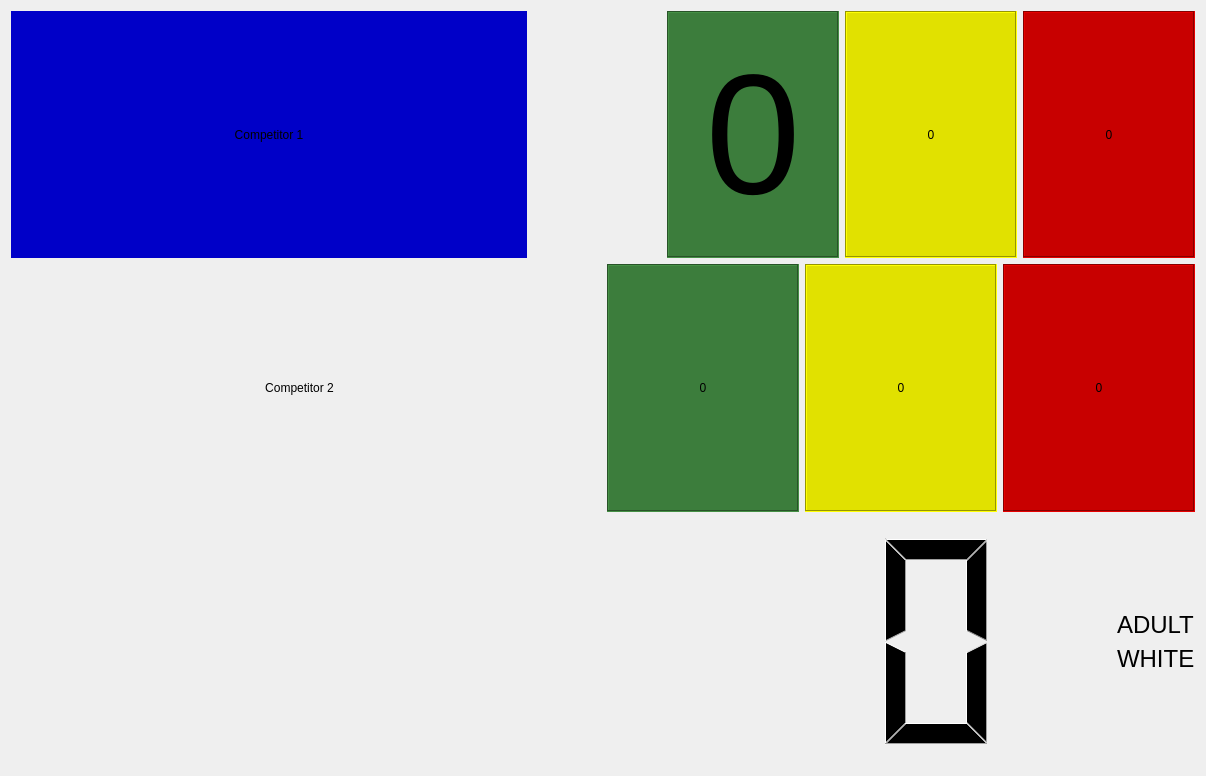
<?xml version="1.0" encoding="UTF-8"?>
<ui version="4.0">
 <class>Scoreboard</class>
 <widget class="QWidget" name="Scoreboard">
  <property name="geometry">
   <rect>
    <x>0</x>
    <y>0</y>
    <width>1206</width>
    <height>776</height>
   </rect>
  </property>
  <property name="minimumSize">
   <size>
    <width>1035</width>
    <height>773</height>
   </size>
  </property>
  <property name="windowTitle">
   <string>Openroll</string>
  </property>
  <property name="windowIcon">
   <iconset resource="resources.qrc">
    <normaloff>:/icons/icon</normaloff>:/icons/icon</iconset>
  </property>
  <layout class="QVBoxLayout" name="main_vlayout">
   <item>
    <layout class="QHBoxLayout" name="comp1_layout">
     <item>
      <widget class="QLabel" name="comp1_name">
       <property name="sizePolicy">
        <sizepolicy hsizetype="Expanding" vsizetype="Expanding">
         <horstretch>3</horstretch>
         <verstretch>1</verstretch>
        </sizepolicy>
       </property>
       <property name="styleSheet">
        <string notr="true">font: 36pt 'Arial';
background-color: rgb(0, 0, 200);
color: 'white';</string>
       </property>
       <property name="text">
        <string>Competitor 1</string>
       </property>
       <property name="scaledContents">
        <bool>false</bool>
       </property>
       <property name="alignment">
        <set>Qt::AlignCenter</set>
       </property>
      </widget>
     </item>
     <item>
      <layout class="QVBoxLayout" name="c1FlagVLayout">
       <property name="sizeConstraint">
        <enum>QLayout::SetDefaultConstraint</enum>
       </property>
       <item>
        <widget class="QLabel" name="c1FlagLabel">
         <property name="enabled">
          <bool>true</bool>
         </property>
         <property name="sizePolicy">
          <sizepolicy hsizetype="Fixed" vsizetype="Fixed">
           <horstretch>0</horstretch>
           <verstretch>0</verstretch>
          </sizepolicy>
         </property>
         <property name="minimumSize">
          <size>
           <width>128</width>
           <height>72</height>
          </size>
         </property>
         <property name="maximumSize">
          <size>
           <width>128</width>
           <height>72</height>
          </size>
         </property>
         <property name="baseSize">
          <size>
           <width>0</width>
           <height>0</height>
          </size>
         </property>
         <property name="autoFillBackground">
          <bool>false</bool>
         </property>
         <property name="styleSheet">
          <string notr="true"/>
         </property>
         <property name="lineWidth">
          <number>1</number>
         </property>
         <property name="text">
          <string notr="true"/>
         </property>
         <property name="pixmap">
          <pixmap resource="resources.qrc">:/flags/ca</pixmap>
         </property>
         <property name="scaledContents">
          <bool>true</bool>
         </property>
         <property name="alignment">
          <set>Qt::AlignCenter</set>
         </property>
        </widget>
       </item>
      </layout>
     </item>
     <item>
      <widget class="QLabel" name="comp1_points">
       <property name="sizePolicy">
        <sizepolicy hsizetype="Expanding" vsizetype="Expanding">
         <horstretch>1</horstretch>
         <verstretch>1</verstretch>
        </sizepolicy>
       </property>
       <property name="font">
        <font>
         <family>Arial</family>
         <pointsize>128</pointsize>
         <weight>50</weight>
         <italic>false</italic>
         <bold>false</bold>
        </font>
       </property>
       <property name="autoFillBackground">
        <bool>false</bool>
       </property>
       <property name="styleSheet">
        <string notr="true">background-color: rgb(60, 125, 60);
color: 'white';
font: 128pt &quot;Arial&quot;;
</string>
       </property>
       <property name="frameShape">
        <enum>QFrame::Box</enum>
       </property>
       <property name="frameShadow">
        <enum>QFrame::Sunken</enum>
       </property>
       <property name="text">
        <string>0</string>
       </property>
       <property name="textFormat">
        <enum>Qt::AutoText</enum>
       </property>
       <property name="scaledContents">
        <bool>false</bool>
       </property>
       <property name="alignment">
        <set>Qt::AlignCenter</set>
       </property>
      </widget>
     </item>
     <item>
      <widget class="QLabel" name="comp1_advantages">
       <property name="sizePolicy">
        <sizepolicy hsizetype="Expanding" vsizetype="Expanding">
         <horstretch>1</horstretch>
         <verstretch>1</verstretch>
        </sizepolicy>
       </property>
       <property name="styleSheet">
        <string notr="true">font: 128pt 'Arial';
background-color: rgb(225, 225, 0);
color: 'white';</string>
       </property>
       <property name="frameShape">
        <enum>QFrame::Box</enum>
       </property>
       <property name="frameShadow">
        <enum>QFrame::Sunken</enum>
       </property>
       <property name="text">
        <string>0</string>
       </property>
       <property name="textFormat">
        <enum>Qt::AutoText</enum>
       </property>
       <property name="alignment">
        <set>Qt::AlignCenter</set>
       </property>
      </widget>
     </item>
     <item>
      <widget class="QLabel" name="comp1_penalties">
       <property name="sizePolicy">
        <sizepolicy hsizetype="Expanding" vsizetype="Expanding">
         <horstretch>1</horstretch>
         <verstretch>1</verstretch>
        </sizepolicy>
       </property>
       <property name="styleSheet">
        <string notr="true">font: 128pt 'Arial';
background-color: rgb(200,0,0);
color: 'white';</string>
       </property>
       <property name="frameShape">
        <enum>QFrame::Box</enum>
       </property>
       <property name="frameShadow">
        <enum>QFrame::Sunken</enum>
       </property>
       <property name="text">
        <string>0</string>
       </property>
       <property name="textFormat">
        <enum>Qt::AutoText</enum>
       </property>
       <property name="alignment">
        <set>Qt::AlignCenter</set>
       </property>
       <property name="margin">
        <number>0</number>
       </property>
      </widget>
     </item>
    </layout>
   </item>
   <item>
    <layout class="QHBoxLayout" name="comp2_layout">
     <item>
      <widget class="QLabel" name="comp2_name">
       <property name="sizePolicy">
        <sizepolicy hsizetype="Expanding" vsizetype="Expanding">
         <horstretch>3</horstretch>
         <verstretch>1</verstretch>
        </sizepolicy>
       </property>
       <property name="styleSheet">
        <string notr="true">font: 36pt 'Arial';
background-color: 'white';</string>
       </property>
       <property name="text">
        <string>Competitor 2</string>
       </property>
       <property name="alignment">
        <set>Qt::AlignCenter</set>
       </property>
      </widget>
     </item>
     <item>
      <layout class="QVBoxLayout" name="c2FlagVLayout">
       <item>
        <widget class="QLabel" name="c2FlagLabel">
         <property name="sizePolicy">
          <sizepolicy hsizetype="MinimumExpanding" vsizetype="MinimumExpanding">
           <horstretch>1</horstretch>
           <verstretch>1</verstretch>
          </sizepolicy>
         </property>
         <property name="maximumSize">
          <size>
           <width>128</width>
           <height>72</height>
          </size>
         </property>
         <property name="text">
          <string/>
         </property>
         <property name="pixmap">
          <pixmap resource="resources.qrc">:/flags/ca</pixmap>
         </property>
         <property name="scaledContents">
          <bool>true</bool>
         </property>
         <property name="alignment">
          <set>Qt::AlignCenter</set>
         </property>
        </widget>
       </item>
      </layout>
     </item>
     <item>
      <widget class="QLabel" name="comp2_points">
       <property name="sizePolicy">
        <sizepolicy hsizetype="Expanding" vsizetype="Expanding">
         <horstretch>1</horstretch>
         <verstretch>1</verstretch>
        </sizepolicy>
       </property>
       <property name="styleSheet">
        <string notr="true">font: 128pt 'Arial';
background-color: rgb(60, 125, 60);
color: 'white';</string>
       </property>
       <property name="frameShape">
        <enum>QFrame::Box</enum>
       </property>
       <property name="frameShadow">
        <enum>QFrame::Sunken</enum>
       </property>
       <property name="text">
        <string>0</string>
       </property>
       <property name="alignment">
        <set>Qt::AlignCenter</set>
       </property>
      </widget>
     </item>
     <item>
      <widget class="QLabel" name="comp2_advantages">
       <property name="sizePolicy">
        <sizepolicy hsizetype="Expanding" vsizetype="Expanding">
         <horstretch>1</horstretch>
         <verstretch>1</verstretch>
        </sizepolicy>
       </property>
       <property name="styleSheet">
        <string notr="true">font: 128pt 'Arial';
background-color: rgb(225, 225, 0);
color: 'white';</string>
       </property>
       <property name="frameShape">
        <enum>QFrame::Box</enum>
       </property>
       <property name="frameShadow">
        <enum>QFrame::Sunken</enum>
       </property>
       <property name="text">
        <string>0</string>
       </property>
       <property name="alignment">
        <set>Qt::AlignCenter</set>
       </property>
      </widget>
     </item>
     <item>
      <widget class="QLabel" name="comp2_penalties">
       <property name="sizePolicy">
        <sizepolicy hsizetype="Expanding" vsizetype="Expanding">
         <horstretch>1</horstretch>
         <verstretch>1</verstretch>
        </sizepolicy>
       </property>
       <property name="styleSheet">
        <string notr="true">font: 128pt 'Arial';
background-color: rgb(200, 0, 0);
color: 'white';</string>
       </property>
       <property name="frameShape">
        <enum>QFrame::Box</enum>
       </property>
       <property name="frameShadow">
        <enum>QFrame::Sunken</enum>
       </property>
       <property name="text">
        <string>0</string>
       </property>
       <property name="alignment">
        <set>Qt::AlignCenter</set>
       </property>
      </widget>
     </item>
    </layout>
   </item>
   <item>
    <layout class="QHBoxLayout" name="timer_layout">
     <item>
      <widget class="QLabel" name="user_logo">
       <property name="sizePolicy">
        <sizepolicy hsizetype="Preferred" vsizetype="Preferred">
         <horstretch>1</horstretch>
         <verstretch>1</verstretch>
        </sizepolicy>
       </property>
       <property name="minimumSize">
        <size>
         <width>50</width>
         <height>50</height>
        </size>
       </property>
       <property name="maximumSize">
        <size>
         <width>256</width>
         <height>256</height>
        </size>
       </property>
       <property name="text">
        <string notr="true"/>
       </property>
       <property name="pixmap">
        <pixmap resource="resources.qrc">:/ui/logo</pixmap>
       </property>
       <property name="scaledContents">
        <bool>true</bool>
       </property>
       <property name="alignment">
        <set>Qt::AlignLeading|Qt::AlignLeft|Qt::AlignVCenter</set>
       </property>
      </widget>
     </item>
     <item>
      <spacer name="horizontalSpacer_2">
       <property name="orientation">
        <enum>Qt::Horizontal</enum>
       </property>
       <property name="sizeHint" stdset="0">
        <size>
         <width>40</width>
         <height>20</height>
        </size>
       </property>
      </spacer>
     </item>
     <item>
      <widget class="QLCDNumber" name="lcdClock">
       <property name="sizePolicy">
        <sizepolicy hsizetype="MinimumExpanding" vsizetype="MinimumExpanding">
         <horstretch>1</horstretch>
         <verstretch>1</verstretch>
        </sizepolicy>
       </property>
       <property name="frameShape">
        <enum>QFrame::NoFrame</enum>
       </property>
       <property name="frameShadow">
        <enum>QFrame::Plain</enum>
       </property>
      </widget>
     </item>
     <item>
      <spacer name="horizontalSpacer">
       <property name="orientation">
        <enum>Qt::Horizontal</enum>
       </property>
       <property name="sizeHint" stdset="0">
        <size>
         <width>40</width>
         <height>20</height>
        </size>
       </property>
      </spacer>
     </item>
     <item>
      <layout class="QVBoxLayout" name="verticalLayout">
       <item>
        <widget class="QLabel" name="divisionLabel">
         <property name="sizePolicy">
          <sizepolicy hsizetype="Preferred" vsizetype="Preferred">
           <horstretch>1</horstretch>
           <verstretch>1</verstretch>
          </sizepolicy>
         </property>
         <property name="styleSheet">
          <string notr="true">font: 24pt 'Arial';
</string>
         </property>
         <property name="text">
          <string>&lt;html&gt;&lt;head/&gt;&lt;body&gt;&lt;p&gt;&lt;span style=&quot; font-size:18pt;&quot;&gt;ADULT&lt;/span&gt;&lt;/p&gt;&lt;/body&gt;&lt;/html&gt;</string>
         </property>
         <property name="scaledContents">
          <bool>false</bool>
         </property>
         <property name="alignment">
          <set>Qt::AlignBottom|Qt::AlignLeading|Qt::AlignLeft</set>
         </property>
         <property name="indent">
          <number>-1</number>
         </property>
         <property name="textInteractionFlags">
          <set>Qt::LinksAccessibleByMouse</set>
         </property>
        </widget>
       </item>
       <item>
        <widget class="QLabel" name="beltLabel">
         <property name="sizePolicy">
          <sizepolicy hsizetype="Preferred" vsizetype="Preferred">
           <horstretch>1</horstretch>
           <verstretch>1</verstretch>
          </sizepolicy>
         </property>
         <property name="styleSheet">
          <string notr="true">font:  24pt 'Arial';
</string>
         </property>
         <property name="text">
          <string>&lt;html&gt;&lt;head/&gt;&lt;body&gt;&lt;p&gt;&lt;span style=&quot; font-size:18pt;&quot;&gt;WHITE&lt;/span&gt;&lt;/p&gt;&lt;/body&gt;&lt;/html&gt;</string>
         </property>
         <property name="alignment">
          <set>Qt::AlignLeading|Qt::AlignLeft|Qt::AlignTop</set>
         </property>
        </widget>
       </item>
      </layout>
     </item>
    </layout>
   </item>
  </layout>
 </widget>
 <resources>
  <include location="resources.qrc"/>
 </resources>
 <connections/>
</ui>
